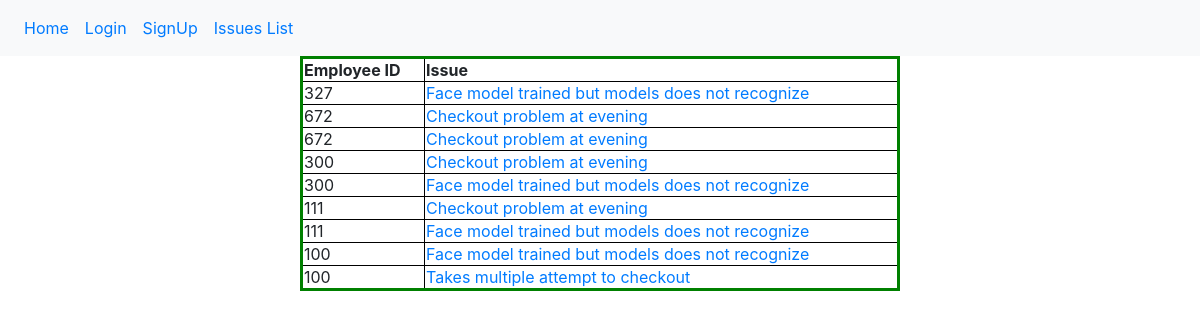
Page /issue/listIssue on the committed database.
### IssuesReport/models.py (models this page shows, shortened)
class Issue(models.Model):
    employeeId = models.ForeignKey(CustomUser, on_delete= models.CASCADE)
    issue = models.CharField(max_length=200, choices = issues, default=' ')

### users/models.py (models this page shows)
class CustomUser(AbstractUser):
    employeeId = models.IntegerField(null = True, blank = True )
    def __str__(self):
        return str(self.employeeId)

### IssuesReport/views.py (the view)
# urls.py: path('listIssue', ListIssue.as_view(), name='listIssue'),
class ListIssue(ListView):
    model = Issue
    template_name = 'listIssue.html'

### IssuesReport/templates/listIssue.html
{% extends 'base.html' %}
{% block content %}
   <table class="center">
      <tr>
         <th>Employee ID</th>
         <th>Issue</th>
      </tr>
      {% for issue in object_list %}
         <tr>
            <td>{{issue.employeeId}}</td>
            <td><a href="{% url 'issueDetail' issue.pk %}" >{{issue.issue}}</a></td>
         </tr>
      {% endfor %}
   </table>
{% endblock %}

### users/templates/base.html (shortened to what this page needs)
{% load static %}
<html>
    <head>
        <link rel="stylesheet" href="{% static 'css/base.css' %}">
        <link rel="stylesheet" href="https://cdn.jsdelivr.net/npm/bootstrap@4.6.1/dist/css/bootstrap.min.css">
    </head>
    <body>
        <main>
            <nav class="navbar navbar-expand-sm bg-light">
                <ul class="navbar-nav">
                  <li class="nav-item">
                    <a class="nav-link" href="{% url 'home' %}">Home</a>
                  </li>
                  {% if user.is_authenticated %}
                    <li class="nav-item">
                        <a class="nav-link" href="{% url 'addIssue' %}">Report Issue</a>
                    </li>
                    <li class="nav-item">
                        <a class="nav-link" href="{% url 'logout' %}">Logout</a>
                    </li>
                    <li class="nav-item">
                      <a class="nav-link" href="{% url 'listIssue' %}">Issues List</a>
                  </li>
                  {% else %}
                    <li class="nav-item">
                        <a class="nav-link" href="{% url 'login' %}">Login</a>
                    </li>
                    <li class="nav-item">
                        <a class="nav-link" href="{% url 'signup' %}">SignUp</a>
                    </li>
                    <li class="nav-item">
                      <a class="nav-link" href="{% url 'listIssue' %}">Issues List</a>
                  </li>
                  {% endif %}
                </ul>
              </nav>
            {% block content %}
            {% endblock %}
        </main>
    </body>
</html>

### users/static/css/base.css (style rules this page uses)
table, th, td { border:1px solid black; }
table { margin-left: auto; margin-right: auto; }
.center { margin: auto; width: 50%; border: 3px solid green; padding: 10px; }

### rows in the picture
Issue: employeeId "327", issue "Face model trained but models does not recognize"
Issue: employeeId "672", issue "Checkout problem at evening"
Issue: employeeId "672", issue "Checkout problem at evening"
Issue: employeeId "300", issue "Checkout problem at evening"
Issue: employeeId "300", issue "Face model trained but models does not recognize"
Issue: employeeId "111", issue "Checkout problem at evening"
Issue: employeeId "111", issue "Face model trained but models does not recognize"
Issue: employeeId "100", issue "Face model trained but models does not recognize"
Issue: employeeId "100", issue "Takes multiple attempt to checkout"
